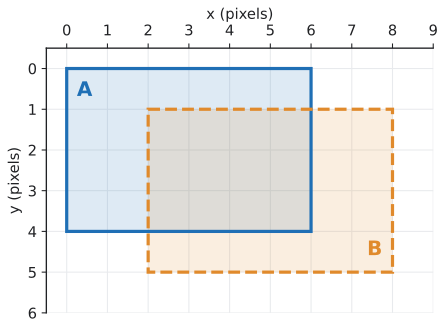

Write Python code to recreate this figure.
"""Two boxes on a pixel grid (image coordinates, y down): A = (0, 0, 6, 4), B = (2, 1, 8, 5)."""

import matplotlib.pyplot as plt
from matplotlib.patches import Rectangle

from mlrecall.figstyle import BLUE, INK, ORANGE, save

BOXES = [
    ("A", (0, 0, 6, 4), BLUE, "-", (0.25, 0.3), "left", "top"),
    ("B", (2, 1, 8, 5), ORANGE, "--", (7.75, 4.7), "right", "bottom"),
]

fig, ax = plt.subplots(figsize=(5.2, 3.6))
for name, (x1, y1, x2, y2), color, style, label_xy, ha, va in BOXES:
    w, h = x2 - x1, y2 - y1
    ax.add_patch(Rectangle((x1, y1), w, h, fc=color, alpha=0.15, lw=0, zorder=2))
    ax.add_patch(Rectangle((x1, y1), w, h, fill=False, ec=color, lw=2.4, ls=style, zorder=3))
    ax.text(*label_xy, name, color=color, fontsize=15, fontweight="bold", ha=ha, va=va)
ax.set_xlim(-0.5, 9)
ax.set_ylim(6, -0.5)  # image coordinates: y grows downwards
ax.set_xticks(range(0, 10))
ax.set_yticks(range(0, 7))
ax.set_aspect("equal")
ax.set_axisbelow(True)
ax.grid(True)
ax.set_xlabel("x (pixels)")
ax.set_ylabel("y (pixels)")
ax.xaxis.set_label_position("top")
ax.xaxis.tick_top()
ax.spines["top"].set_visible(True)
ax.spines["bottom"].set_visible(False)
ax.tick_params(colors=INK)
save(fig, __file__)
